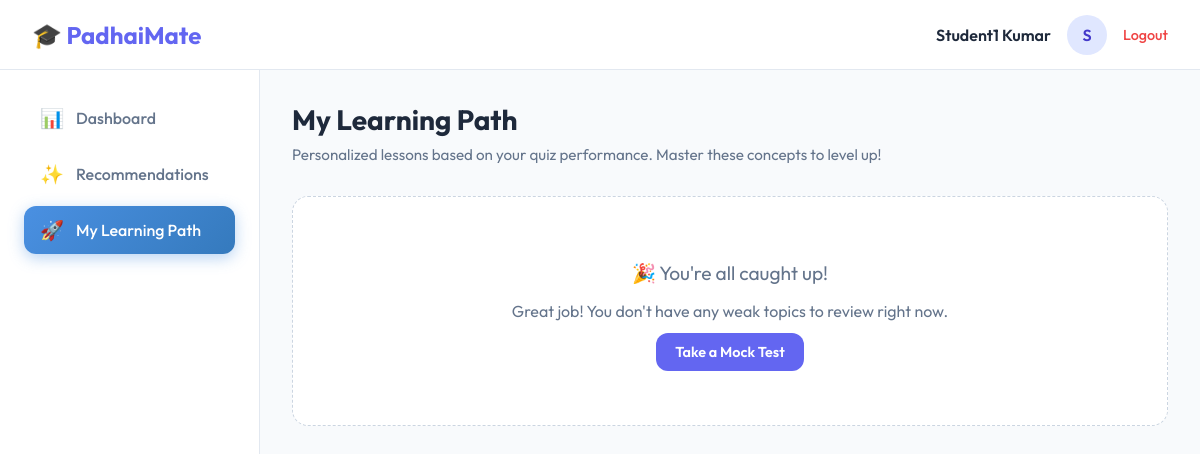
Before: /account/student/learning-path (signed in) with the older database file.
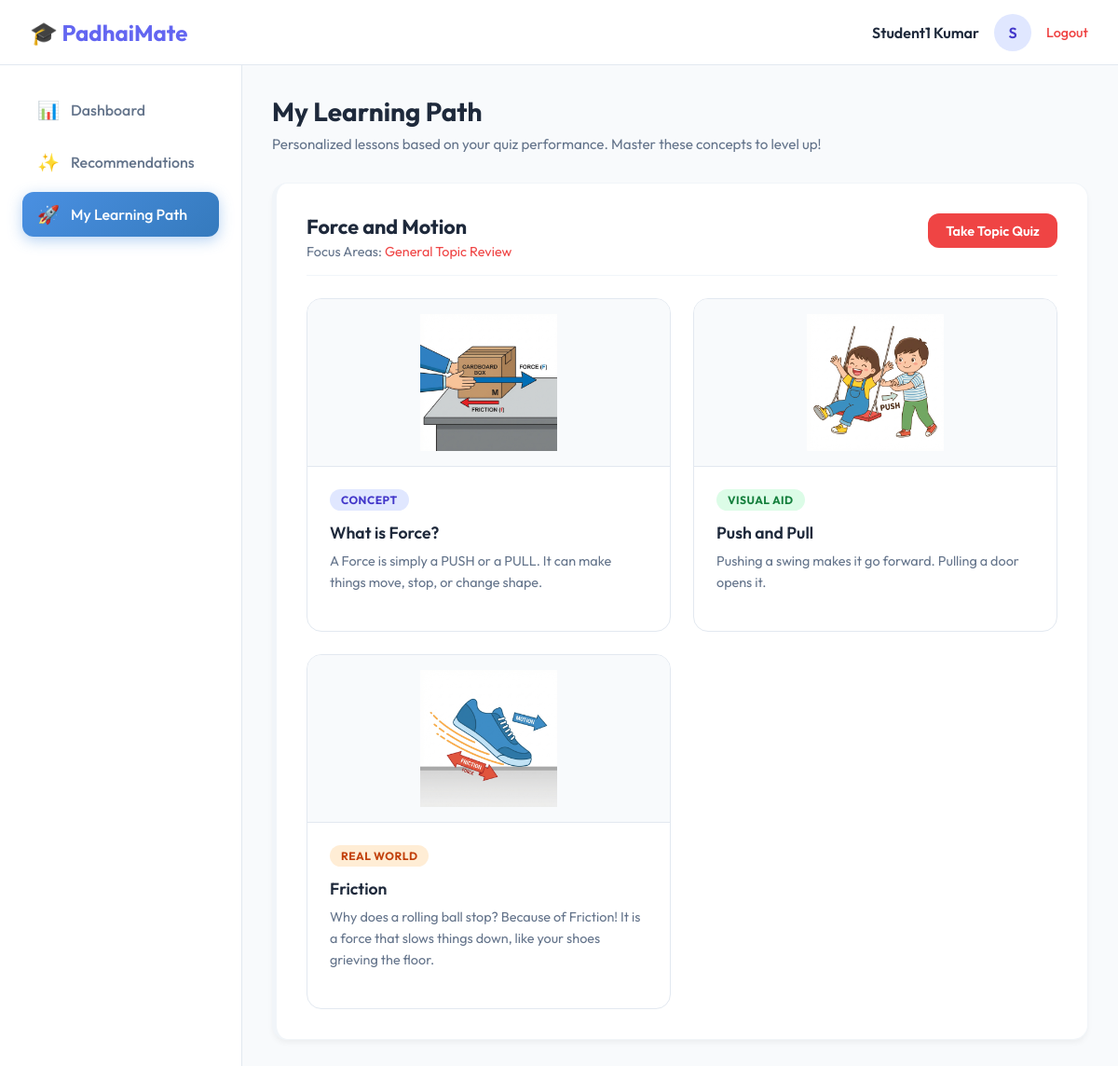
After: the same page with the newer database file.
### student/models.py (models this page shows, shortened)
class StudentWeakTopic(models.Model):
    student = models.ForeignKey(StudentProfile, on_delete=models.CASCADE)
    topic = models.ForeignKey(Topic, on_delete=models.CASCADE)
    is_resolved = models.BooleanField(default=False)
    weak_concepts = models.TextField(blank=True, help_text="Comma-separated list of weak concept tags")
    study_plan = models.JSONField(blank=True, null=True, help_text="AI-generated 3-day study plan")
    created_at = models.DateTimeField(auto_now_add=True)

class Topic(models.Model):
    name = models.CharField(max_length=100)
    subject = models.CharField(max_length=50)
    description = models.TextField(blank=True)

class LearningContent(models.Model):
    CONTENT_TYPES = [
        ('concept', 'Concept Explanation'),
        ('visual', 'Visual Aid'),
        ('real_life', 'Real-life Example'),
    ]
    topic = models.ForeignKey(Topic, on_delete=models.CASCADE, related_name='contents')
    title = models.CharField(max_length=200)
    content_type = models.CharField(max_length=20, choices=CONTENT_TYPES)
    text_content = models.TextField()
    image_url = models.URLField(blank=True, null=True, help_text="URL for image/diagram")
    video_url = models.URLField(blank=True, null=True, help_text="YouTube URL or similar")
    concept_tag = models.CharField(max_length=50, blank=True, help_text="Tag for specific concept matching (e.g. 'friction')")

### student/views.py (the view, shortened to what this page needs)
# urls.py: path('learning-path', views.learning_path, name='learning-path'),
@login_required
def learning_path(request):
    student_profile = request.user.student_profile
    weak_topics = StudentWeakTopic.objects.filter(
        student=student_profile,
        is_resolved=False
    ).select_related('topic').prefetch_related(
        Prefetch('topic__contents', queryset=LearningContent.objects.all())
    )
    valid_topics = []
    for wt in weak_topics:
        all_contents = wt.topic.contents.all()
        wt.filtered_contents = []
        if wt.weak_concepts:
            concept_tags = [tag.strip() for tag in wt.weak_concepts.split(',') if tag.strip()]
            if concept_tags:
                wt.filtered_contents = all_contents.filter(concept_tag__in=concept_tags)
        else:
            wt.filtered_contents = all_contents
        if wt.filtered_contents:
            valid_topics.append(wt)
    return render(request, 'student/learning_path.html', {'weak_topics': valid_topics})

### notifications/context_processors.py (called while the page is built)
def notification_count(request):
    if request.user.is_authenticated:
        unread_count = Notification.objects.filter(
            user=request.user,
            is_read=False
        ).count()
    else:
        unread_count = 0
    return {
        'unread_count': unread_count
    }

### templates/student/learning_path.html (shortened to what this page needs)
<!doctype html>
{% load static %}
<html lang="en">
<head>
</head>
<body>
    <nav class="top-navbar">
        <div class="navbar-left">
            <a href="{% url 'student-dashboard' %}" class="navbar-logo">
                🎓 PadhaiMate
            </a>
        </div>
        <div class="navbar-right">
            <div class="user-profile" style="display: flex; align-items: center; gap: 1rem;">
                <div style="text-align: right;">
                    <div style="font-weight: 600; color: var(--text-main);">{{ user.first_name }} {{ user.last_name }}
                    </div>
                </div>
                <div
                    style="width: 40px; height: 40px; background: #e0e7ff; color: #4338ca; border-radius: 50%; display: flex; align-items: center; justify-content: center; font-weight: 600;">
                    {{ user.first_name|first|upper }}
                </div>
                <a href="{% url 'logout' %}"
                    style="color: var(--danger); text-decoration: none; font-size: 0.9rem; font-weight: 500;">Logout</a>
            </div>
        </div>
    </nav>
    <div class="app-container">
        <aside class="sidebar">
            <ul class="nav-menu">
                <li class="nav-item">
                    <a href="{% url 'student-dashboard' %}"
                        class="nav-link {% if request.resolver_match.url_name == 'student-dashboard' %}active{% endif %}">
                        <span class="nav-icon">📊</span>
                        <span class="nav-text">Dashboard</span>
                    </a>
                </li>
                <li class="nav-item">
                    <a href="{% url 'recommendations' %}"
                        class="nav-link" >
                        <span class="nav-icon">✨</span>
                        <span class="nav-text">Recommendations</span>
                    </a>
                </li>
                <li class="nav-item">
                    <a href="{% url 'learning-path' %}"
                        class="nav-link {% if request.resolver_match.url_name == 'learning-path' %}active{% endif %}">
                        <span class="nav-icon">🚀</span>
                        <span class="nav-text">My Learning Path</span>
                    </a>
                </li>
            </ul>
        </aside>
        <main class="main-content">
            <div class="page-header">
                <h1 class="page-title">My Learning Path</h1>
                <p class="page-subtitle">Personalized lessons based on your quiz performance. Master these concepts to
                    level up!</p>
            </div>
            {% if weak_topics %}
            {% for wt in weak_topics %}
            <div class="topic-section">
                <div class="topic-header">
                    <div>
                        <div class="topic-title">{{ wt.topic.name }}</div>
                        <div style="font-size: 0.9rem; color: var(--text-sub); margin-top: 0.25rem;">
                            Focus Areas:
                            {% if wt.weak_concepts %}
                            <span style="color: #ef4444; font-weight: 600;">{{ wt.weak_concepts }}</span>
                            {% else %}
                            <span style="color: #ef4444;">General Topic Review</span>
                            {% endif %}
                        </div>
                    </div>
                    <a href="{% url 'topic-quiz' wt.topic.id %}" class="quiz-btn">Take Topic Quiz</a>
                </div>
                <div class="content-grid">
                    {% for content in wt.filtered_contents %}
                    <div class="content-card">
                        {% if content.image_url %}
                        <div class="content-image-container">
                            <img src="{{ content.image_url }}" alt="{{ content.title }}" class="content-image"
                                onerror="this.style.display='none'">
                        </div>
                        {% endif %}
                        <div class="card-body">
                            <span class="content-type type-{{ content.content_type }}">
                                {% if content.content_type == 'concept' %}Concept
                                {% elif content.content_type == 'visual' %}Visual Aid
                                {% elif content.content_type == 'real_life' %}Real World
                                {% else %}{{ content.get_content_type_display }}{% endif %}
                            </span>
                            <h3 class="content-title">{{ content.title }}</h3>
                            <p class="content-text">{{ content.text_content }}</p>
                        </div>
                    </div>
                    {% endfor %}
                </div>
            </div>
            {% endfor %}
            {% else %}
            <div class="empty-state">
                <p style="font-size: 1.2rem; margin-bottom: 1rem;">🎉 You're all caught up!</p>
                <p>Great job! You don't have any weak topics to review right now.</p>
                <br>
                <a href="{% url 'quiz' %}" class="quiz-btn" style="background: var(--primary);">Take a Mock Test</a>
            </div>
            {% endif %}
        </main>
    </div>
</body>
</html>

### templates/student/learning_path.html (style rules this page uses)
:root { --primary: #6366f1; --secondary: #ec4899; --dark: #0f172a; --light: #f8fafc; --card-bg: #ffffff; --text-main: #1e293b; --text-sub: #64748b; --sidebar-width: 260px; --navbar-height: 70px; --danger: #ef4444; }
* { margin: 0; padding: 0; box-sizing: border-box; font-family: 'Outfit', sans-serif; }
body { background-color: var(--light); color: var(--text-main); min-height: 100vh; display: flex; flex-direction: column; }
.top-navbar { position: fixed; top: 0; left: 0; right: 0; height: var(--navbar-height); background: white; border-bottom: 1px solid #e2e8f0; display: flex; justify-content: space-between; align-items: center; padding: 0 2rem; z-index: 1000; }
.navbar-logo { font-size: 1.5rem; font-weight: 700; color: var(--primary); text-decoration: none; display: flex; align-items: center; gap: 0.5rem; }
.navbar-right { display: flex; align-items: center; gap: 1.5rem; }
.app-container { display: flex; padding-top: var(--navbar-height); min-height: 100vh; }
.sidebar { width: var(--sidebar-width); background: white; border-right: 1px solid #e2e8f0; padding: 1.5rem; position: fixed; top: var(--navbar-height); bottom: 0; overflow-y: auto; z-index: 900; }
.main-content { flex: 1; margin-left: var(--sidebar-width); padding: 2rem; width: calc(100% - var(--sidebar-width)); }
.nav-menu { list-style: none; }
.nav-item { margin-bottom: 0.5rem; }
.nav-link { display: flex; align-items: center; gap: 0.75rem; padding: 0.75rem 1rem; color: var(--text-sub); text-decoration: none; border-radius: 0.75rem; transition: all 0.2s; font-weight: 500; }
.nav-link.active { background: linear-gradient(135deg, #4a90e2 0%, #357abd 100%); color: white; box-shadow: 0 4px 15px rgba(74, 144, 226, 0.4); }
.nav-icon { font-size: 1.2rem; width: 1.5rem; text-align: center; }
.page-header { margin-bottom: 2rem; }
.page-title { font-size: 1.75rem; font-weight: 700; color: var(--text-main); margin-bottom: 0.5rem; }
.page-subtitle { color: var(--text-sub); font-size: 0.95rem; }
.topic-section { background: white; border-radius: 1rem; padding: 2rem; box-shadow: 0 4px 6px -1px rgba(0, 0, 0, 0.05); margin-bottom: 2.5rem; border-left: 5px solid #ef4444; border: 1px solid #f1f5f9; border-left-width: 5px; }
.topic-header { display: flex; justify-content: space-between; align-items: flex-start; margin-bottom: 1.5rem; padding-bottom: 1rem; border-bottom: 1px solid #f1f5f9; }
.topic-title { font-size: 1.35rem; font-weight: 700; color: var(--text-main); }
.quiz-btn { background: #ef4444; color: white; text-decoration: none; padding: 0.6rem 1.2rem; border-radius: 0.75rem; font-weight: 600; font-size: 0.9rem; transition: all 0.2s; }
.content-grid { display: grid; gap: 1.5rem; grid-template-columns: repeat(auto-fit, minmax(300px, 1fr)); }
.content-card { background: white; border: 1px solid #e2e8f0; border-radius: 1rem; overflow: hidden; transition: all 0.2s; display: flex; flex-direction: column; height: 100%; }
.card-body { padding: 1.5rem; flex: 1; display: flex; flex-direction: column; }
.content-type { font-size: 0.75rem; font-weight: 700; padding: 0.25rem 0.75rem; border-radius: 1rem; margin-bottom: 0.75rem; display: inline-block; align-self: flex-start; letter-spacing: 0.5px; text-transform: uppercase; }
.type-concept { background: #e0e7ff; color: #4338ca; }
.type-visual { background: #dcfce7; color: #15803d; }
.type-real_life { background: #ffedd5; color: #c2410c; }
.content-title { font-size: 1.1rem; font-weight: 600; margin-bottom: 0.5rem; color: var(--text-main); }
.content-text { font-size: 0.9rem; color: var(--text-sub); line-height: 1.6; margin-bottom: 1rem; flex-grow: 1; }
.content-image-container { width: 100%; height: 180px; background: #f8fafc; border-bottom: 1px solid #e2e8f0; display: flex; align-items: center; justify-content: center; padding: 1rem; }
.content-image { max-width: 100%; max-height: 100%; object-fit: contain; }

Changed rows visible on the page:
added StudentWeakTopic: topic.name "Force and Motion", weak_concepts "General Topic Review"
added LearningContent: image_url (picture), content_type "CONCEPT", title "What is Force?", text_content "A Force is simply a PUSH or a PULL. It can make things move, stop, or change shape."
added LearningContent: image_url (picture), content_type "VISUAL AID", title "Push and Pull", text_content "Pushing a swing makes it go forward. Pulling a door opens it."
added LearningContent: image_url (picture), content_type "REAL WORLD", title "Friction", text_content "Why does a rolling ball stop? Because of Friction! It is a force that slows things down, like your shoes grieving the floor."
Other visible differences:
text no longer shown: "🎉 You're all caught up! Great job! You don't have any weak topics to review right now. Take a Mock Test"
